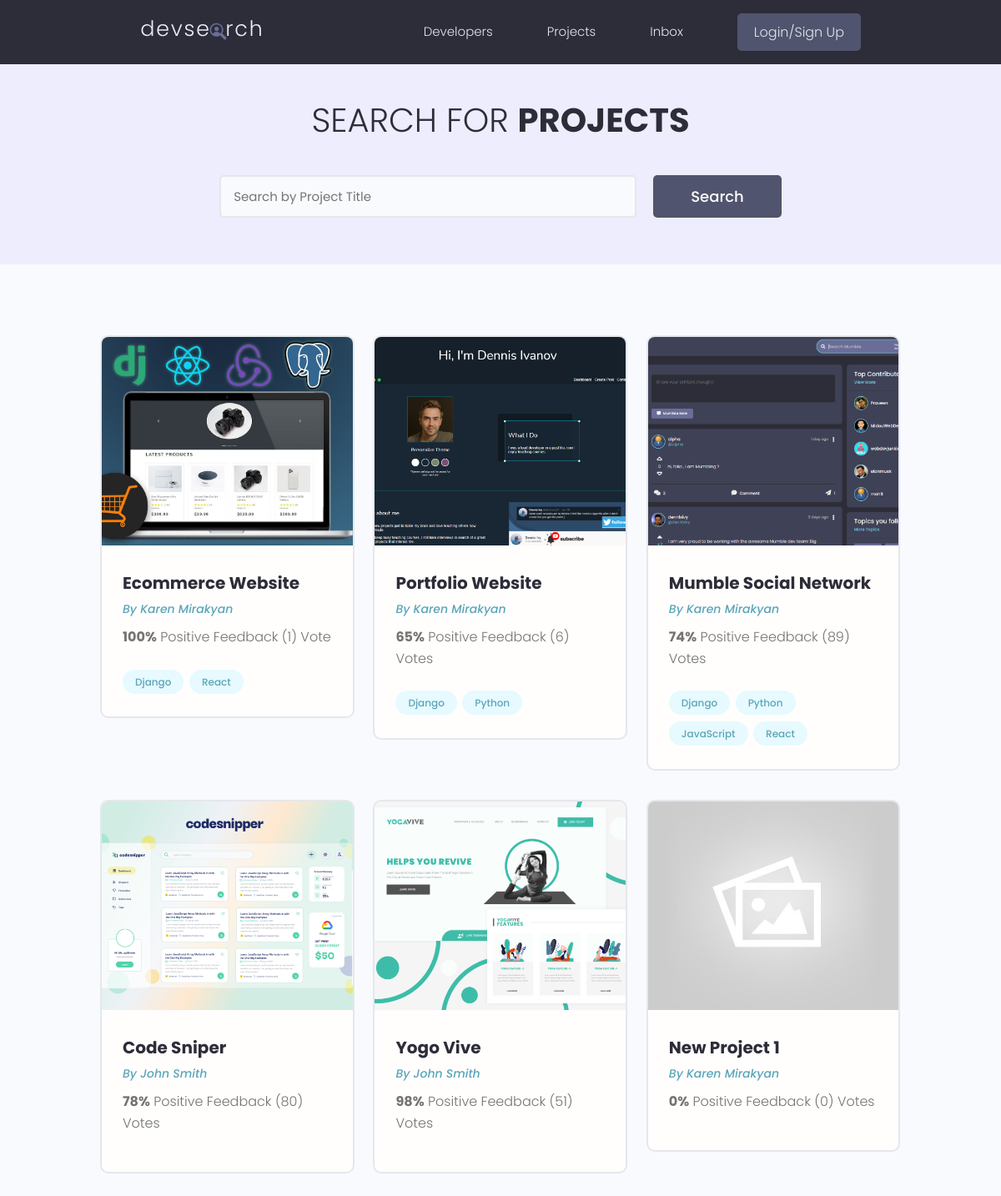
Page /projects/?page=2 on the earlier database version.
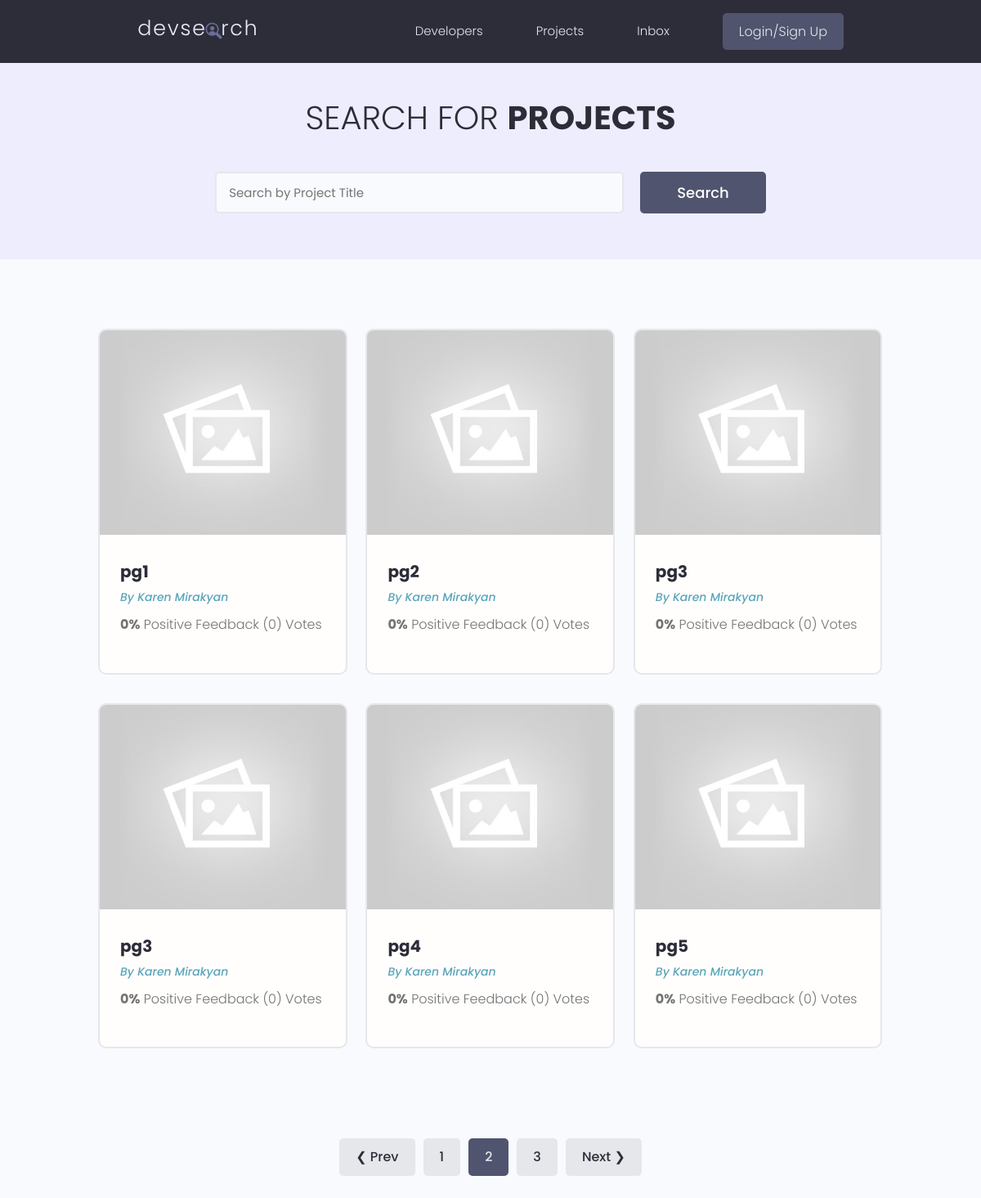
Same page on the later database version.
### projects/models.py (models this page shows, shortened)
class Project(models.Model):
    id = models.UUIDField(default=uuid.uuid4, unique=True, primary_key=True, editable=False)
    owner = models.ForeignKey(Profile, null=True, blank=True, on_delete=models.SET_NULL)
    title = models.CharField(max_length=200)
    description = models.TextField(null=True, blank=True)
    featured_image = models.ImageField(null=True, blank=True, default='default.jpg')
    demo_link = models.CharField(max_length=2000, null=True, blank=True)
    source_link = models.CharField(max_length=2000, null=True, blank=True)
    tags = models.ManyToManyField('Tag', blank=True)
    vote_total = models.IntegerField(default=0, null=True, blank=True)
    vote_ratio = models.IntegerField(default=0, null=True, blank=True)
    created = models.DateTimeField(auto_now_add=True)
    class Meta:
        ordering = ['created']

class Tag(models.Model):
    name = models.CharField(max_length=200)
    created = models.DateTimeField(auto_now_add=True)
    id = models.UUIDField(default=uuid.uuid4, unique=True, primary_key=True, editable=False)
    def __str__(self):
        return self.name

### users/models.py (models this page shows, shortened)
class Profile(models.Model):
    user = models.OneToOneField(User, on_delete=models.CASCADE, null=True, blank=True)
    name = models.CharField(max_length=200, blank=True, null=True)
    username = models.CharField(max_length=200, blank=True, null=True)
    location = models.CharField(max_length=200, blank=True, null=True)
    email = models.EmailField(max_length=200, blank=True, null=True)
    short_intro = models.CharField(max_length=200, blank=True, null=True)
    bio = models.TextField(blank=True, null=True)
    profile_image = models.ImageField(null=True, blank=True, upload_to='profiles/', default='profiles/user-default.png')
    social_github = models.CharField(max_length=200, blank=True, null=True)
    social_twitter = models.CharField(max_length=200, blank=True, null=True)
    social_linkedin = models.CharField(max_length=200, blank=True, null=True)
    social_youtube = models.CharField(max_length=200, blank=True, null=True)
    social_website = models.CharField(max_length=200, blank=True, null=True)
    created = models.DateTimeField(auto_now_add=True)
    id = models.UUIDField(default=uuid.uuid4, unique=True, primary_key=True, editable=False)

### projects/views.py (the view)
# urls.py: path('projects/', include('projects.urls')),
def projects(request):
    projects, search_query = search_project(request)
    custom_range, projects = paginate_projects(request, projects, 6)
    context = {
        'projects': projects,
        'search_query': search_query,
        'custom_range': custom_range,
    }
    return render(request, 'projects/projects.html', context)

### projects/utils.py (called while the page is built)
def search_project(request):
    search_query = ''
    if request.GET.get('search_query'):
        search_query = request.GET.get('search_query')
    tags = Tag.objects.filter(name__icontains=search_query)
    projects = Project.objects.distinct().filter(
        Q(title__icontains=search_query) |
        Q(description__icontains=search_query) |
        Q(owner__name__icontains=search_query) |
        Q(tags__in=tags)
    )
    return projects, search_query

def paginate_projects(request, projects, results):
    page = request.GET.get('page')
    results = results
    paginator = Paginator(projects, results)
    try:
        projects = paginator.page(page)
    except PageNotAnInteger:
        page = 1
        projects = paginator.page(page)
    except EmptyPage:
        page = paginator.num_pages
        projects = paginator.page(page)
    left_index = (int(page) - 4)
    right_index = (int(page) + 5)
    if left_index < 1:
        left_index = 1
    if right_index > paginator.num_pages:
        right_index = paginator.num_pages + 1
    custom_range = range(left_index, right_index)
    return custom_range, projects

### projects/templates/projects/projects.html (shortened to what this page needs)
{%  extends 'main.html' %}
{%  block content %}
  <main class="projects">
    <section class="hero-section text-center">
      <div class="container container--narrow">
        <div class="hero-section__box">
          <h2>Search for <span>Projects</span></h2>
        </div>
        <div class="hero-section__search">
          <form id="searchForm" class="form" action="{% url 'projects' %}" method="get">
            <div class="form__field">
              <input class="input input--text" id="formInput#search" type="text" name="search_query"
                value="{{ search_query }}" placeholder="Search by Project Title" />
            </div>
            <input class="btn btn--sub btn--lg" type="submit" value="Search" />
          </form>
        </div>
      </div>
    </section>
    <section class="projectsList">
      <div class="container">
        <div class="grid grid--three">
            {% for project in projects %}
                <div class="column">
            <div class="card project">
              <a href="{% url 'project' project.id %}" class="project">
                <img class="project__thumbnail" src="{{ project.featured_image.url}}" alt="project thumbnail" />
                <div class="card__body">
                  <h3 class="project__title">{{ project.title}}</h3>
                  <p><a class="project__author" href="{% url 'user-profile' project.owner.id %}">By {{ project.owner.name }}</a></p>
                  <p class="project--rating">
                    <span style="font-weight: bold;">{{ project.vote_ratio }}%</span> Positive
                      Feedback ({{ project.vote_total}}) Vote{{ project.vote_total|pluralize:'s' }}
                  </p>
                  <div class="project__tags">
                      {% for tag in project.tags.all %}
                          <span class="tag tag--pill tag--main">
                              <small>{{ tag }}</small>
                          </span>
                      {% endfor %}
                  </div>
                </div>
              </a>
            </div>
          </div>
            {% endfor %}
        </div>
      </div>
    </section>
    {% include 'pagination.html' with queryset=projects %}
  </main>
{% endblock %}

Differences in the rows shown:
no longer on this page (row unchanged): Project: featured_image (picture), title "Ecommerce Website", owner.name "Karen Mirakyan", vote_ratio "100", vote_total "1"
no longer on this page (row unchanged): Tag: name "Django"
no longer on this page (row unchanged): Tag: name "React"
no longer on this page (row unchanged): Project: featured_image (picture), title "Portfolio Website", owner.name "Karen Mirakyan", vote_ratio "65", vote_total "6"
no longer on this page (row unchanged): Tag: name "Python"
no longer on this page (row unchanged): Project: featured_image (picture), title "Mumble Social Network", owner.name "Karen Mirakyan", vote_ratio "74", vote_total "89"
no longer on this page (row unchanged): Tag: name "JavaScript", shown under "Mumble Social Network"
no longer on this page (row unchanged): Project: featured_image (picture), title "Code Sniper", owner.name "John Smith", vote_ratio "78", vote_total "80"
no longer on this page (row unchanged): Project: featured_image (picture), title "Yogo Vive", owner.name "John Smith", vote_ratio "98", vote_total "51"
no longer on this page (row unchanged): Project: featured_image (placeholder picture), title "New Project 1", owner.name "Karen Mirakyan", vote_ratio "0", vote_total "0"
added Project: featured_image (placeholder picture), title "pg1", owner.name "Karen Mirakyan", vote_ratio "0", vote_total "0"
added Project: featured_image (placeholder picture), title "pg2", owner.name "Karen Mirakyan", vote_ratio "0", vote_total "0"
added Project: featured_image (placeholder picture), title "pg3", owner.name "Karen Mirakyan", vote_ratio "0", vote_total "0"
added Project: featured_image (placeholder picture), title "pg3", owner.name "Karen Mirakyan", vote_ratio "0", vote_total "0"
added Project: featured_image (placeholder picture), title "pg4", owner.name "Karen Mirakyan", vote_ratio "0", vote_total "0"
added Project: featured_image (placeholder picture), title "pg5", owner.name "Karen Mirakyan", vote_ratio "0", vote_total "0"
Other differences:
text now shown: "❮ Prev Next ❯"
new list line: "1"
new list line: "2"
new list line: "3"
